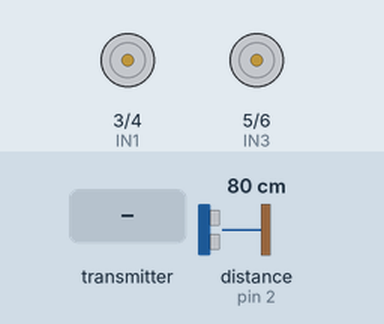
This sketch was run on a simulated Arduino Uno, built with avr-gcc and run on an emulated ATmega328P. Parts: motor-driver pin pairs drawn as motors (green arrow = first pin HIGH = forward, orange = second pin HIGH = backward, longer = more drive, scaled by the enable pin). Wiring (inferred from the names in the program): ultrasonic range finder: trigger pin 11; echo pin 2. Inputs (shaded band) come from the test bench; at power-on: distance to the obstacle (sensor on pin 2) 80 cm. The echo pulse lasts 58.3 µs per cm.

Above: at 1.2 s.
1.3 s: the transmitter starts sending readChannel.0 = 1000
At 2.2 s:
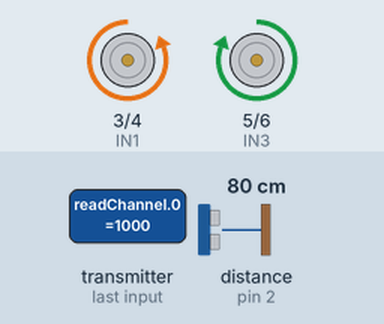
2.8 s: the transmitter starts sending readChannel.2 = 1000
At 4.0 s:
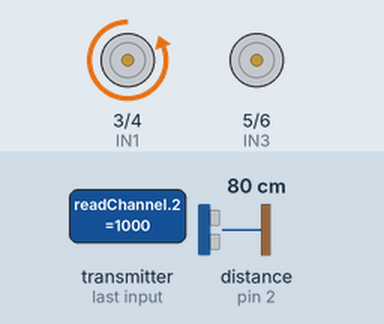
4.3 s: the transmitter starts sending readChannel.0 = 1250
At 4.9 s:
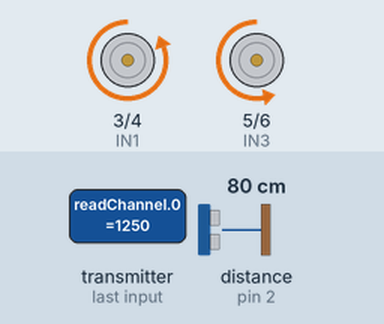
5.8 s: the transmitter starts sending readChannel.2 = 1500
At 7.0 s:
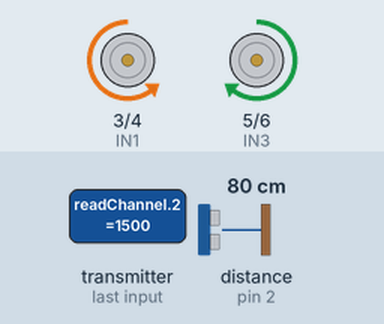
7.3 s: the transmitter starts sending readChannel.0 = 2000
At 7.7 s:
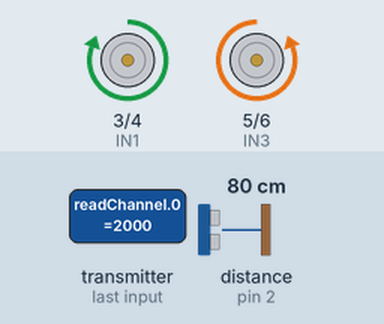
8.8 s: the transmitter starts sending readChannel.2 = 1250
At 9.7 s:
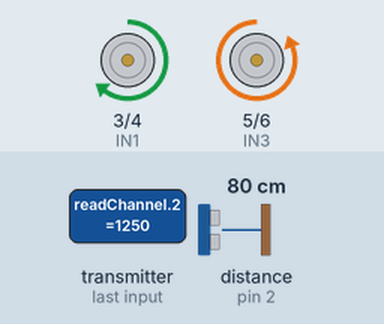
Timing chart, 0 to 11.3 s (numbered marks = the images above; inputs shaded):
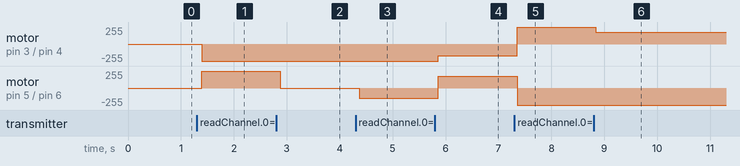

Measured:
- after the input at 1.3 s, motor on pin 3 (IN1) / pin 4 (IN2): stopped → backward 255/255 after 0.09 s; motor on pin 5 (IN3) / pin 6 (IN4): stopped → forward 255/255 after 0.09 s
- after the input at 2.8 s, motor on pin 5 (IN3) / pin 6 (IN4): forward 255/255 → stopped after 0.08 s
- after the input at 4.3 s, motor on pin 5 (IN3) / pin 6 (IN4): stopped → backward 150/255 after 0.07 s
- after the input at 5.8 s, motor on pin 3 (IN1) / pin 4 (IN2): backward 255/255 → backward 177/255 after 0.06 s; motor on pin 5 (IN3) / pin 6 (IN4): backward 150/255 → forward 177/255 after 0.06 s
- after the input at 7.3 s, motor on pin 3 (IN1) / pin 4 (IN2): backward 177/255 → forward 255/255 after 0.05 s; motor on pin 5 (IN3) / pin 6 (IN4): forward 177/255 → backward 255/255 after 0.05 s
- after the input at 8.8 s, motor on pin 3 (IN1) / pin 4 (IN2): forward 255/255 → forward 177/255 at once

The sketch:

RC_Car_with_Obstactle_Avoidance.ino
```cpp
#include <IBusBM.h>

IBusBM IBus;

const int ENA = 9;
const int IN1 = 3;
const int IN2 = 4;

const int ENB = 10;
const int IN3 = 5;
const int IN4 = 6;

const int TRIG_PIN = 11;
const int ECHO_PIN = 2;

const int DEADZONE = 40;
const int MIN_PWM = 100;
const int OBSTACLE_DISTANCE = 25;

int channelToSpeed(int value) {
  value = constrain(value, 1000, 2000);

  if (abs(value - 1500) < DEADZONE) {
    return 0;
  }

  return map(value, 1000, 2000, -255, 255);
}

float getDistance() {
  digitalWrite(TRIG_PIN, LOW);
  delayMicroseconds(2);

  digitalWrite(TRIG_PIN, HIGH);
  delayMicroseconds(10);
  digitalWrite(TRIG_PIN, LOW);

  long duration = pulseIn(ECHO_PIN, HIGH, 25000);

  if (duration == 0) {
    return 999;
  }

  return duration * 0.0343 / 2;
}

void setMotor(int speedValue, int enablePin, int pinA, int pinB) {
  speedValue = constrain(speedValue, -255, 255);

  if (speedValue > 0) {
    digitalWrite(pinA, HIGH);
    digitalWrite(pinB, LOW);
  }
  else if (speedValue < 0) {
    digitalWrite(pinA, LOW);
    digitalWrite(pinB, HIGH);
  }
  else {
    digitalWrite(pinA, LOW);
    digitalWrite(pinB, LOW);
    analogWrite(enablePin, 0);
    return;
  }

  int pwm = map(abs(speedValue), 1, 255, MIN_PWM, 255);
  analogWrite(enablePin, pwm);
}

void stopMotors() {
  analogWrite(ENA, 0);
  analogWrite(ENB, 0);
  digitalWrite(IN1, LOW);
  digitalWrite(IN2, LOW);
  digitalWrite(IN3, LOW);
  digitalWrite(IN4, LOW);
}

void setup() {
  pinMode(ENA, OUTPUT);
  pinMode(IN1, OUTPUT);
  pinMode(IN2, OUTPUT);
  pinMode(ENB, OUTPUT);
  pinMode(IN3, OUTPUT);
  pinMode(IN4, OUTPUT);

  pinMode(TRIG_PIN, OUTPUT);
  pinMode(ECHO_PIN, INPUT);

  stopMotors();

  IBus.begin(Serial);
}

void loop() {
  int steeringRaw = IBus.readChannel(0);
  int throttleRaw = IBus.readChannel(2);

  if (steeringRaw < 900 || steeringRaw > 2100 ||
      throttleRaw < 900 || throttleRaw > 2100) {
    stopMotors();
    delay(200);
    return;
  }

  int steering = -channelToSpeed(steeringRaw);
  int throttle = channelToSpeed(throttleRaw);

  float distance = getDistance();

  if (distance <= OBSTACLE_DISTANCE && throttle > 0) {
    throttle = 0;
  }

  int leftSpeed = throttle + steering;
  int rightSpeed = throttle - steering;

  int maxSpeed = max(abs(leftSpeed), abs(rightSpeed));

  if (maxSpeed > 255) {
    leftSpeed = (long)leftSpeed * 255 / maxSpeed;
    rightSpeed = (long)rightSpeed * 255 / maxSpeed;
  }

  leftSpeed = constrain(leftSpeed, -255, 255);
  rightSpeed = constrain(rightSpeed, -255, 255);

  setMotor(rightSpeed, ENA, IN1, IN2);
  setMotor(leftSpeed, ENB, IN3, IN4);

  delay(100);
}
```
